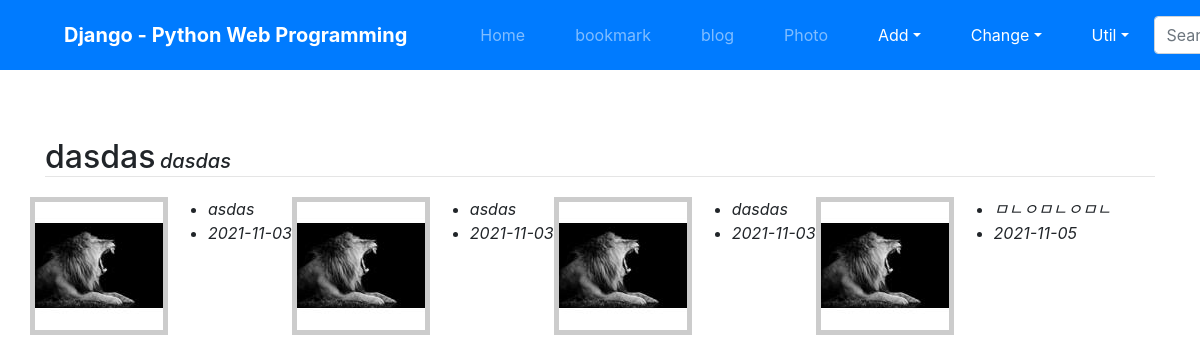
Screenshot of /photo/album/2/ with the database file from the repository.
### photo/models.py (models this page shows, shortened)
class Album(models.Model):
    name = models.CharField(max_length=30)
    description = models.CharField('One Line Description',max_length=100,blank=True)
    owner = models.ForeignKey(User,on_delete=models.CASCADE,blank=True,null=True)
    class Meta:
        ordering=('name',)

class Photo(models.Model):
    album =models.ForeignKey(Album,on_delete=models.CASCADE)
    title =models.CharField('TITLE',max_length=30)
    description =models.TextField('Photo Description',blank=True)
    image =ThumbnailImageField(upload_to='photo/%Y/%m')
    upload_dt = models.DateTimeField('Upload Date',auto_now_add=True)
    owner = models.ForeignKey(User,on_delete=models.CASCADE,blank=True,null=True)
    class Meta:
        ordering= ('title',)
    def get_absolute_url(self):
        return reverse('photo:photo_detail',args=(self.id,))

### photo/views.py (the view)
# urls.py: path('album/<int:pk>/',views.AlbumDV.as_view(),name="album_detail"),
class AlbumDV(DetailView):
    model = Album

### photo/fields.py (called while the page is built)
    def _add_thumb(s,c):
        parts = c.split(".")
        parts.insert(-1, "thumb")
        if parts[-1].lower() not in ['jpeg', 'jpg']:
            parts[-1] = 'jpg'
        return ".".join(parts)

    @property
    def thumb_url(self):
        return self._add_thumb(self.url)

### photo/templates/photo/album_detail.html (shortened to what this page needs)
{% extends 'base.html' %}
{% block content %}
    <div class="mt-5">
        <span class="h2">{{object.name}}</span>
        <span class="h5 font-italic">{{object.description}}</span>
    </div>
    <hr style="margin: 0 0 20px 0;">
    <div class='row'>
        {% for photo in object.photo_set.all %}
            <div class="thumbnail">
                <a href="{{ photo.get_absolute_url }}">
                    <img src='{{photo.image.thumb_url}}' style="width:100%;">
                </a>
            </div>
            <ul>
                <li class="font-italic">{{photo.title}}</li>
                <li class="font-italic">{{photo.upload_dt|date:"Y-m-d"}}</li>
            </ul>
        {% endfor %}
    </div>
{% endblock %}

### photo/templates/photo/album_detail.html (style rules this page uses)
.thumbnail { border: 5px solid #ccc; }

### rows the page displays
Album: name "dasdas", description "dasdas"
Photo: title "asdas", upload_dt "2021-11-03"
Photo: title "asdas", upload_dt "2021-11-03"
Photo: title "dasdas", upload_dt "2021-11-03"
Photo: title "ㅁㄴㅇㅁㄴㅇㅁㄴ", upload_dt "2021-11-05"
